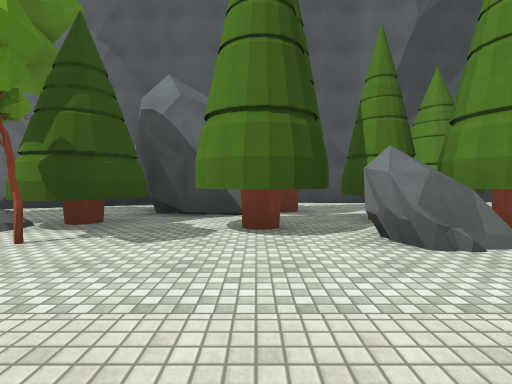
View 1 (above)

20 first-person views from a walk through a 3-D level made in the Unity game engine. The camera is 1.2 m above the floor, tilts 2° down and sees 85° across. The floor is counted in squares, 2 m on a side. Each view is taken from the middle of a square. On the plan, view 1 faces up. The plan holds only what a view shows up to about 9 squares ahead; the rest is blank. The place goes on beyond the plan. Surface patterns are stand-ins for the level's own textures.

View 2
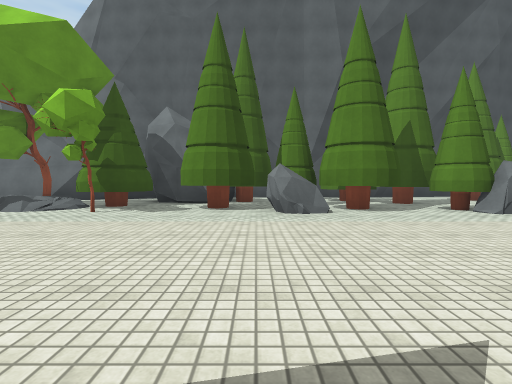

View 3
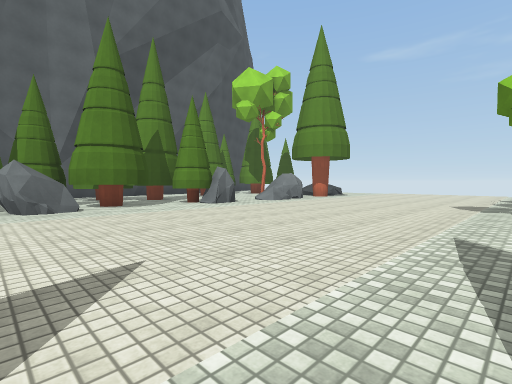

View 4
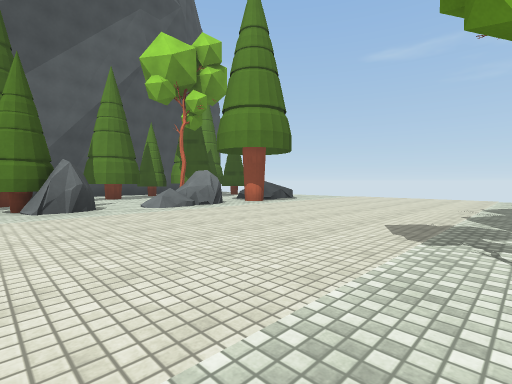

View 5
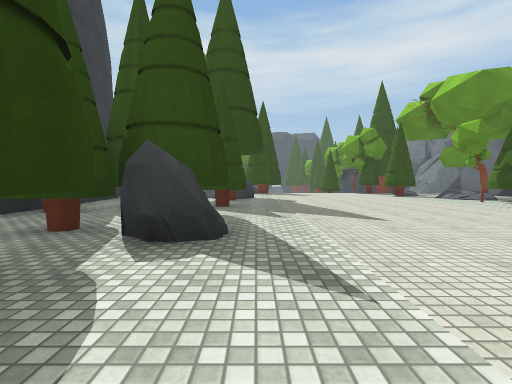

View 6
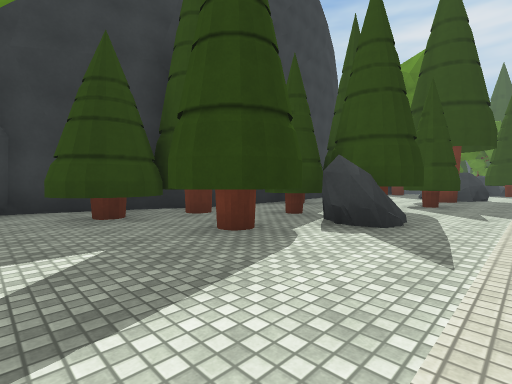

View 7
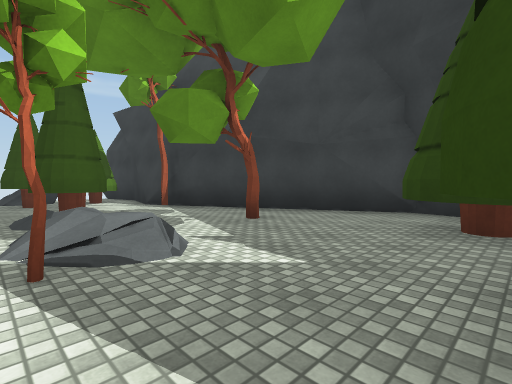

View 8
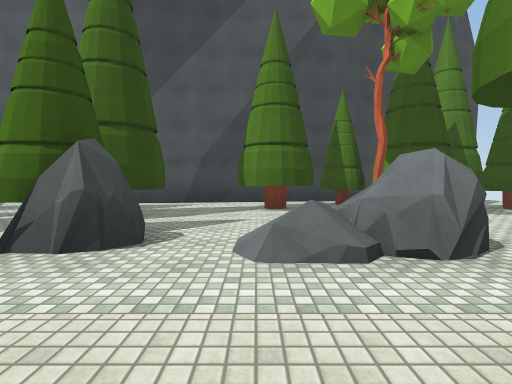

View 9
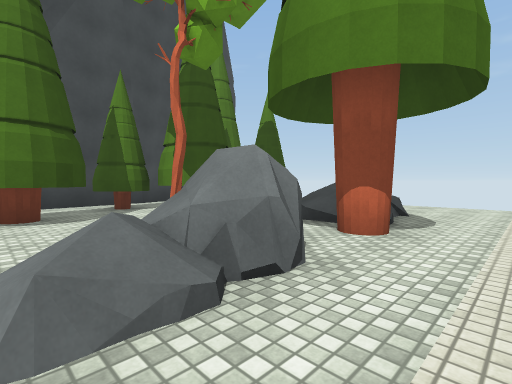

View 10
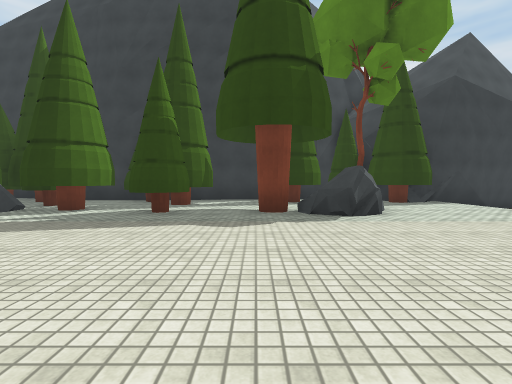

View 11
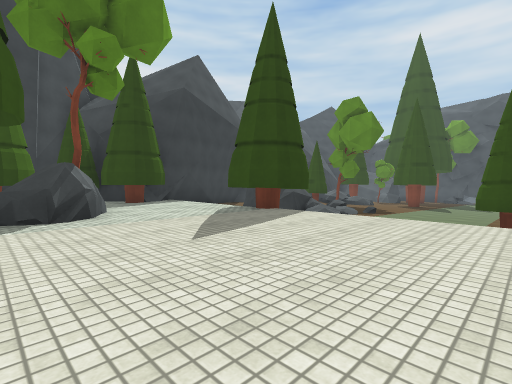

View 12
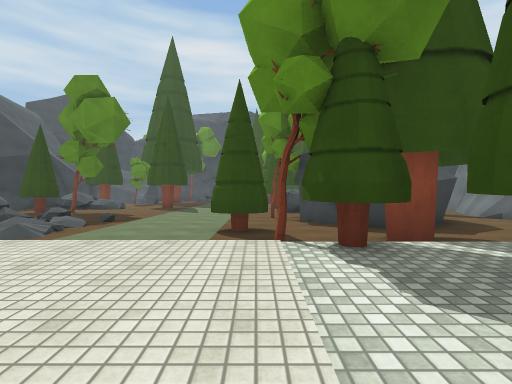

View 13
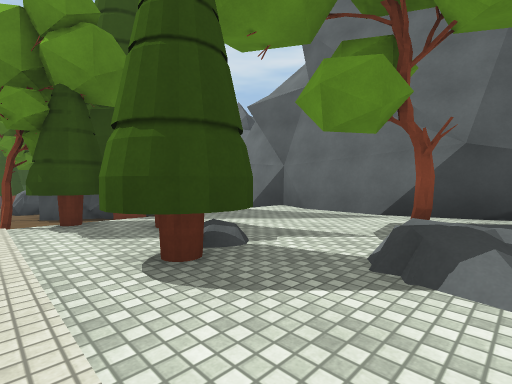

View 14
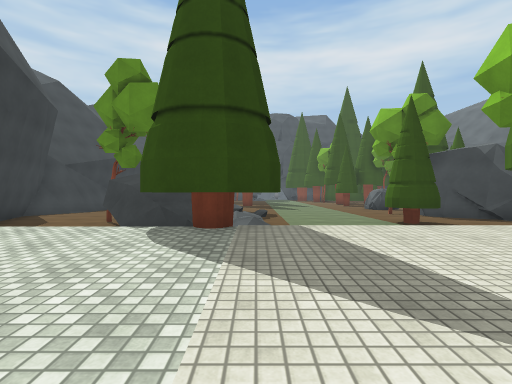

View 15
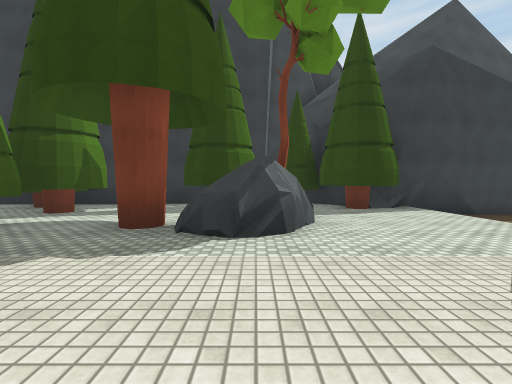

View 16
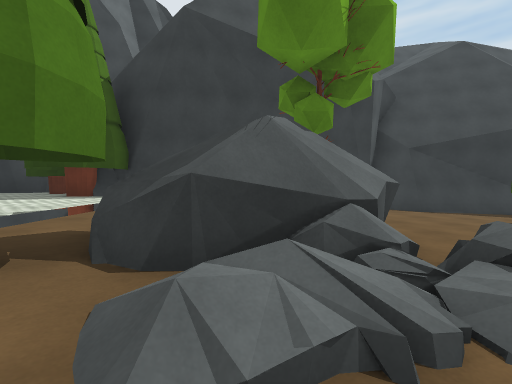

View 17
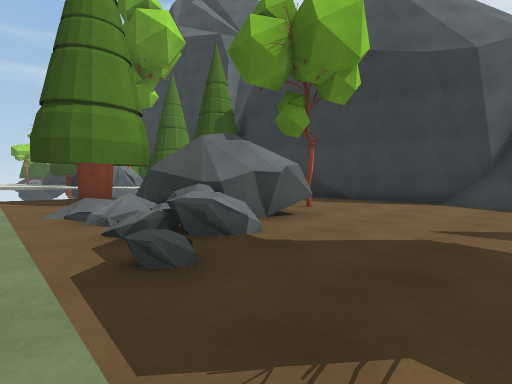

View 18
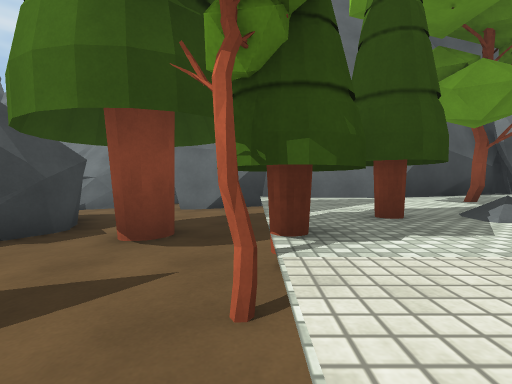

View 19
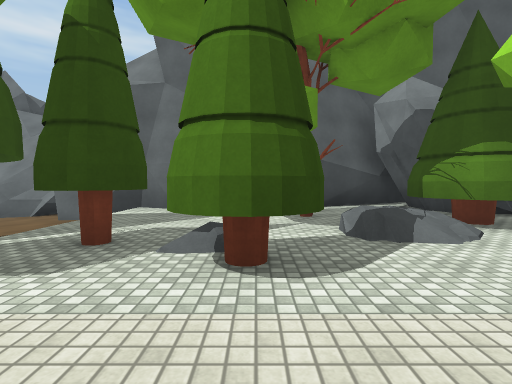

View 20
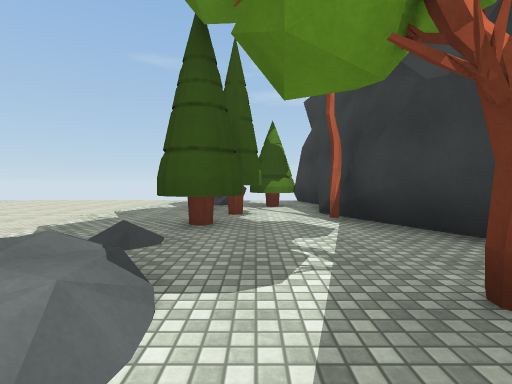

### Floor plan
Key: @ floor where view 1 was taken; # wall or solid block; . main floor; - floor 0.5 m lower than the main floor; _ floor 0.75 m lower than the main floor; < floor 1 m lower than the main floor; / step, stairs or slope; = window, fence, low wall or low ledge; ^ raised ledge; T tree; R rock.
Columns run from 15 left of view 1 to 16 right of it. Each row starts with its distance up from view 1.
 10                            #
  9   ##         ###############TT.
  8 ##^=#      #### .........TTTTT.
  7 <<__########.## ...T...TT.TT.T
  6   #__-/......###T..TTT.TT. T.T
  5   ##_-/...T.TT..TT..TT...T ..
  4   ##_-/.../ TT.#TRTTTT../R./
  3  ##__T/T.T//.T.T.RTTTR./RRT//R..
  2 <T___-T..T.............//.......
  1 <<_TT-T.........................
  0 <<_T_-/........@................
 -1 <<___-/.........................
 -2 <<___-/.........................
 -3 <<///-T.........................
 -4 <<RRRT#T..R...........T/.......
 -5 <<_RRR/..RRTT.T.TRR.T.////T.TTR
 -6 <<_RR /...T...T.TTTTT......T.T..
 -7 <<_T_ /TT..T..#TTTTT...T..T..T..
 -8 <<___ #TT.T#...#T T#TT...#######
 -9 /<__#####T##########TT.###
-10 #####   ###        #####

Positions as (right, up) in squares from view 1, and headings:
1: (0, 0), facing up
2: (1, -3), facing up
3: (1, -4), facing up-right
4: (5, -4), facing up-right
5: (6, -4), facing left
6: (7, -3), facing down-left
7: (5, -4), facing down-right
8: (8, 0), facing up
9: (8, 1), facing up-right
10: (-3, 1), facing down
11: (-4, 1), facing down-left
12: (-6, 1), facing left
13: (-4, 1), facing up-left
14: (-5, -3), facing left
15: (-5, -1), facing down
16: (-11, -2), facing down
17: (-15, -2), facing down-right
18: (-9, 0), facing up
19: (-6, 0), facing up
20: (7, -6), facing right
